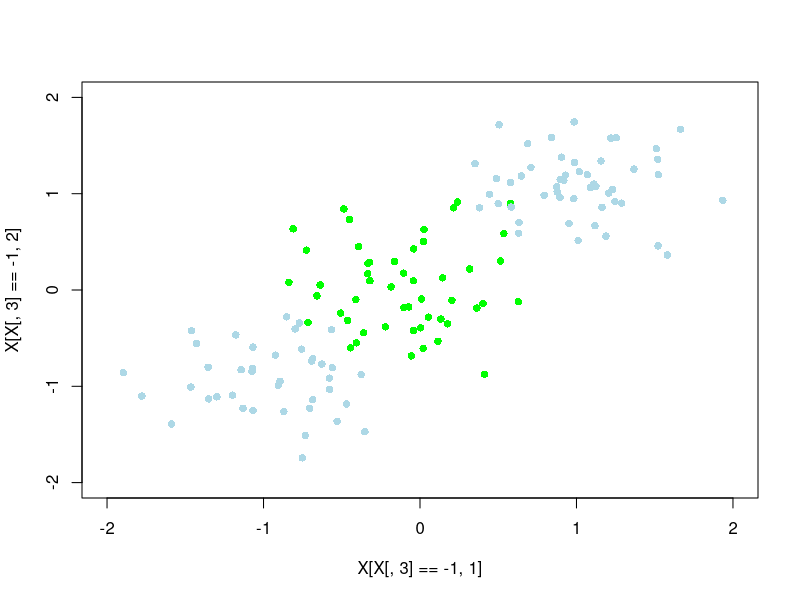

The R source for this figure: (Note: this script raises an error after producing the figure.)
library(mvtnorm)
library(quadprog)
library(Matrix)

set.seed(7675)
x1.tmp <- cbind(rmvnorm(50,c(0,0),matrix(c(0.15,0,0,0.15),2,2)),1)
x2.tmp <- cbind(rmvnorm(50,c(1,1),matrix(c(0.15,0,0,0.15),2,2)),2)
x3.tmp <- cbind(rmvnorm(40,c(-1,-1),matrix(c(0.15,0,0,0.15),2,2)),2)

X <- rbind(x1.tmp,x2.tmp,x3.tmp)

# modify X to have correct class indices
X[X[,3]==1,3] <- -1
X[X[,3]==2,3] <- 1

plot(X[X[,3]==-1,1],X[X[,3]==-1,2],pch=16,col="green",xlim=c(-2,2),ylim=c(-2,2))
points(X[X[,3]==1,1],X[X[,3]==1,2],pch=16,col="lightblue")






# kenrel 1
ker_1 <- function(x,y){
    return(exp(-0.5 * t(x-y) %*% (x-y)))
}

# Calculate grad matrix
## sub function: calculate the diag
Gram_diag_element <- function(x, distanceFun){
    return(distanceFun(x,x))
}

GramMat <- function(xVec,kernelFun){
    Gram_diag <- diag( apply(xVec, 1, Gram_diag_element, distanceFun = kernelFun) ) # n * n diag
    Gram_dist <- proxy::dist(xVec, method=kernelFun) # n-1 * n-1 mat
    
    return(as.matrix(Gram_dist) + Gram_diag)
}

# sigma function
calcSigma <- function(alpha, beta, phi){
    return(solve(nearPD(diag(alpha) + beta * t(phi) %*% phi)$mat))
}

# mu function
calcMu <- function(beta, sigma, Phi, tN){
    return(beta * sigma %*% t(Phi) %*% as.matrix(tN, nrow = length(tN)))
}


# gamma: used to udpate alpha and beta
calcGammaVec <- function(sigma, currentAlpha){
    diagSigma <- rowSums( sigma * diag(dim(sigma)[1]) )
    gamma <- 1 - currentAlpha * diagSigma
    return(gamma)
}

# update alpha 
calcAlpha <- function(mu, gamma){
    return(gamma / mu^2)
}

# update beta
calcBeta <- function(tN, Phi, mu, N, gamma ){
    dis.sqr <- dist(rbind(tN, t(Phi %*% mu)))^2
    return( (N - sum(gamma))/ dis.sqr )
}


# main function :
xVec <- X[,1:2]
tN <- X[,3]

GramMatrix <- GramMat(xVec, ker_3) 
my.N <- length(xN)
alpha = rep(0.00001, dim(GramMatrix)[1])
beta = 0.00001
sigma <- calcSigma(alpha, beta, GramMatrix)
mu <- calcMu(beta, sigma, GramMatrix, tN)

for(i in 1:1000){
    tmp.gamma <- calcGammaVec(sigma, alpha)
    tmp.alpha <- calcAlpha(mu, tmp.gamma)
    tmp.beta <- calcBeta(tN, GramMatrix, mu, my.N, tmp.gamma)
    tmp.beta <- as.numeric(tmp.beta)
    tmp.sigma <- calcSigma(tmp.alpha, tmp.beta, GramMatrix)
    tmp.sigma <- matrix(tmp.sigma, nrow = nrow(tmp.sigma), ncol=ncol(tmp.sigma))
    tmp.mu <- calcMu(tmp.beta, tmp.sigma, GramMatrix, tN)
    if( sum( abs(tmp.mu - mu) ) < 0.0001){
        writeLines('found result')
        break
    }
    
    alpha <- as.vector(tmp.alpha)
    beta <- tmp.beta
    sigma <- tmp.sigma
    mu <- tmp.mu
    print(alpha)
}


